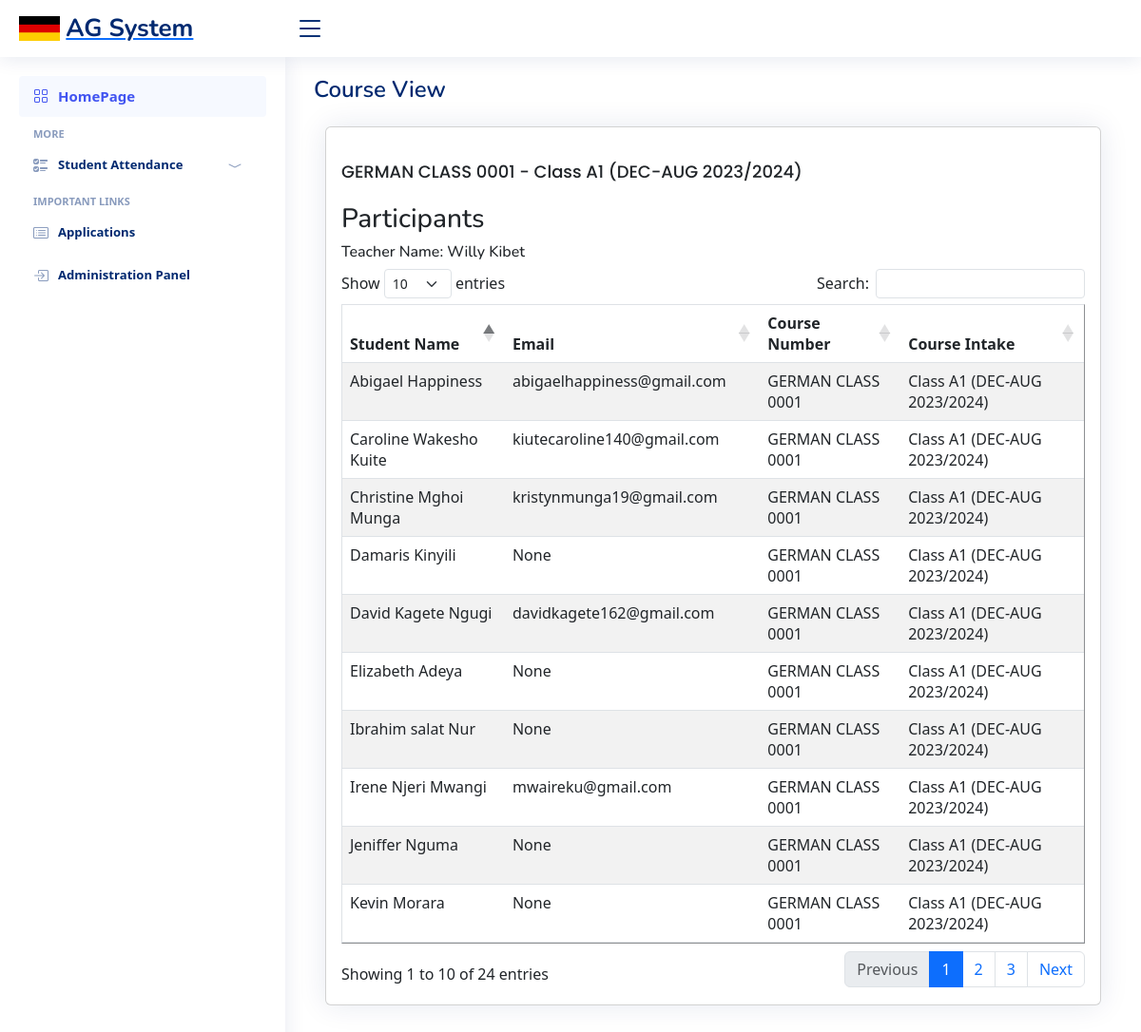
The page /course_view (signed in) on the database its author committed.
### crmpage/models.py (models this page shows, shortened)
class School(models.Model):
    course_class_no = models.CharField(max_length=255)
    course_intake = models.CharField(max_length=255)
    lec_first_name = models.CharField(max_length=255)
    lec_last_name = models.CharField(max_length=255)
    lec_phone_number = models.CharField(max_length=50, blank=True, null=True, unique=True)
    lec_email_address = models.EmailField(max_length=70, blank=True, null=True, unique=True)
    lec_class_name = models.CharField(max_length=255)

class Student(models.Model):
    student_first_name = models.CharField(max_length=255)
    student_second_name = models.CharField(max_length=255)
    student_phone_number = models.CharField(max_length=50, blank=True, null=True, unique=True)
    student_email_address = models.EmailField(max_length=70, blank=True, null=True, unique=True)
    course_class_no = models.CharField(max_length=255)
    course_intake = models.CharField(max_length=255)

### crmpage/views.py (the view)
# urls.py: path('course_view', views.CourseView, name="course_view"),
def CourseView(request):
    school = School.objects.all()
    all_students = Student.objects.all()
    context = {'school': school, 'all_students': all_students}
    return render(request, 'course_view.html', context)

### crmpage/templates/course_view.html (shortened to what this page needs)
{% load static %}
<html lang="en">
<head>
    <link href="{% static 'vendor/bootstrap/css/bootstrap.min.css' %}" rel="stylesheet">
    <link href="{% static 'vendor/bootstrap-icons/bootstrap-icons.css' %}" rel="stylesheet">
    <link href="{% static 'vendor/boxicons/css/boxicons.min.css' %}" rel="stylesheet">
    <link href="{% static 'vendor/quill/quill.snow.css' %}" rel="stylesheet">
    <link href="{% static 'vendor/quill/quill.bubble.css' %}" rel="stylesheet">
    <link href="{% static 'vendor/remixicon/remixicon.css' %}" rel="stylesheet">
    <link href="{% static 'vendor/simple-datatables/style.css' %}" rel="stylesheet">
    <link href="{% static '/css/style.css' %}" rel="stylesheet">
    <link rel="stylesheet" href="https://cdnjs.cloudflare.com/ajax/libs/twitter-bootstrap/5.3.0/css/bootstrap.min.css">
    <link rel="stylesheet" href="https://cdn.datatables.net/1.13.7/css/dataTables.bootstrap5.min.css">
</head>
<body>
<header id="header" class="header fixed-top d-flex align-items-center">
    <div class="d-flex align-items-center justify-content-between">
        <a href="/" class="logo d-flex align-items-center">
            <img src="{% static 'img/german_flag.png' %}" alt="">
            <span class="d-none d-lg-block">AG System</span>
        </a>
        <i class="bi bi-list toggle-sidebar-btn"></i>
    </div>
</header>
{% if user.is_authenticated %}
<aside id="sidebar" class="sidebar">
    <ul class="sidebar-nav" id="sidebar-nav">
        <li class="nav-item">
            <a class="nav-link " href="/">
                <i class="bi bi-grid"></i>
                <span>HomePage</span>
            </a>
        </li>
        <li class="nav-heading">More</li>
        <li class="nav-item">
            <a class="nav-link collapsed" data-bs-target="#icons-nav" data-bs-toggle="collapse" href="#">
                <i class="bi bi-ui-checks"></i>
                <small> <span>Student Attendance</span></small>
                <i class="bi bi-chevron-compact-down ms-auto"></i>
            </a>
        </li>
                    <li class="nav-heading">Important Links</li>
      <li class="nav-item">
        <a class="nav-link collapsed" href="applications">
          <i class="bi bi-card-list"></i>
         <small><span>Applications</span></small>
        </a>
      </li>
      <li class="nav-item">
        <a class="nav-link collapsed" href="/admin">
          <i class="bi bi-box-arrow-in-right"></i>
         <small><span>Administration Panel</span></small>
        </a>
      </li>
    </ul>
</aside>
<main id="main" class="main">
    <div class="pagetitle">
       <h1>Course View </h1>
    </div>
    <div class="container mt-4">
        <div class="card recent-sales overflow-auto">
            <div class="card-body ">
{% for school in school %}
    <h5 class="card-title">{{ school.course_class_no }} - {{ school.course_intake }}</h5>
    <h3>Participants</h3>
    <h6>Teacher Name: {{ school.lec_first_name }} {{ school.lec_last_name }}</h6>
    <table id="example" class="table table-striped overflow-auto " border="1" style="width:100%">
        <thead>
            <tr>
                <th>Student Name</th>
                <th>Email</th>
                <th>Course Number</th>
                <th>Course Intake</th>
            </tr>
        </thead>
        <tbody>
            {% for student in all_students %}
                {% if student.course_class_no == school.course_class_no and student.course_intake == school.course_intake %}
                    <tr>
                        <td>{{ student.student_first_name }} {{ student.student_second_name }}</td>
                        <td>{{ student.student_email_address }}</td>
                        <td>{{ student.course_class_no }}</td>
                        <td>{{ student.course_intake }}</td>
                    </tr>
                {% endif %}
            {% endfor %}
        </tbody>
    </table>
{% endfor %}
            </div>
        </div>
    </div>
    {% endif %}
</main>
</body>
</html>

### crmpage/static/css/style.css (style rules this page uses)
:root { scroll-behavior: smooth; }
body { font-family: "Open Sans", sans-serif; background: #f6f9ff; color: #444444; }
a { color: #4154f1; text-decoration: none; }
h1, h2, h3, h4, h5, h6 { font-family: "Nunito", sans-serif; }
#main { margin-top: 60px; padding: 20px 30px; transition: all 0.3s; }
.pagetitle { margin-bottom: 10px; }
.pagetitle h1 { font-size: 24px; margin-bottom: 0; font-weight: 600; color: #012970; }
.card { margin-bottom: 30px; border: none; border-radius: 5px; box-shadow: 0px 0 30px rgba(1, 41, 112, 0.1); }
.card-title { padding: 20px 0 15px 0; font-size: 18px; font-weight: 500; color: #012970; font-family: "Poppins", sans-serif; }
.card-body { padding: 0 20px 20px 20px; }
.logo { line-height: 1; }
@media (min-width: 1200px) { .logo { width: 280px; } }
.logo img { max-height: 26px; margin-right: 6px; }
.logo span { font-size: 26px; font-weight: 700; color: #012970; font-family: "Nunito", sans-serif; }
.header { transition: all 0.5s; z-index: 997; height: 60px; box-shadow: 0px 2px 20px rgba(1, 41, 112, 0.1); background-color: #fff; padding-left: 20px; }
.header .toggle-sidebar-btn { font-size: 32px; padding-left: 10px; cursor: pointer; color: #012970; }
.sidebar { position: fixed; top: 60px; left: 0; bottom: 0; width: 300px; z-index: 996; transition: all 0.3s; padding: 20px; overflow-y: auto; scrollbar-width: thin; scrollbar-color: #aab7cf transparent; box-shadow: 0px 0px 20px rgba(1, 41, 112, 0.1); background-color: #fff; }
@media (min-width: 1200px) { #main, #footer { margin-left: 300px; } }
.sidebar-nav { padding: 0; margin: 0; list-style: none; }
.sidebar-nav li { padding: 0; margin: 0; list-style: none; }
.sidebar-nav .nav-item { margin-bottom: 5px; }
.sidebar-nav .nav-heading { font-size: 11px; text-transform: uppercase; color: #899bbd; font-weight: 600; margin: 10px 0 5px 15px; }
.sidebar-nav .nav-link { display: flex; align-items: center; font-size: 15px; font-weight: 600; color: #4154f1; transition: 0.3; background: #f6f9ff; padding: 10px 15px; border-radius: 4px; }
.sidebar-nav .nav-link i { font-size: 16px; margin-right: 10px; color: #4154f1; }
.sidebar-nav .nav-link.collapsed { color: #012970; background: #fff; }
.sidebar-nav .nav-link.collapsed i { color: #899bbd; }

### rows shown on the page
School: course_class_no "GERMAN CLASS 0001", course_intake "Class A1 (DEC-AUG 2023/2024)", lec_first_name "Willy", lec_last_name "Kibet"
Student: student_first_name "Ibrahim", student_second_name "salat Nur", student_email_address "None", course_class_no "GERMAN CLASS 0001", course_intake "Class A1 (DEC-AUG 2023/2024)"
Student: student_first_name "Jeniffer", student_second_name "Nguma", student_email_address "None", course_class_no "GERMAN CLASS 0001", course_intake "Class A1 (DEC-AUG 2023/2024)"
Student: student_first_name "David", student_second_name "Kagete Ngugi", student_email_address "davidkagete162@gmail.com", course_class_no "GERMAN CLASS 0001", course_intake "Class A1 (DEC-AUG 2023/2024)"
Student: student_first_name "Irene", student_second_name "Njeri Mwangi", student_email_address "mwaireku@gmail.com", course_class_no "GERMAN CLASS 0001", course_intake "Class A1 (DEC-AUG 2023/2024)"
Student: student_first_name "Elizabeth", student_second_name "Adeya", student_email_address "None", course_class_no "GERMAN CLASS 0001", course_intake "Class A1 (DEC-AUG 2023/2024)"
Student: student_first_name "Caroline", student_second_name "Wakesho Kuite", student_email_address "kiutecaroline140@gmail.com", course_class_no "GERMAN CLASS 0001", course_intake "Class A1 (DEC-AUG 2023/2024)"
Student: student_first_name "Christine", student_second_name "Mghoi Munga", student_email_address "kristynmunga19@gmail.com", course_class_no "GERMAN CLASS 0001", course_intake "Class A1 (DEC-AUG 2023/2024)"
Student: student_first_name "Abigael", student_second_name "Happiness", student_email_address "abigaelhappiness@gmail.com", course_class_no "GERMAN CLASS 0001", course_intake "Class A1 (DEC-AUG 2023/2024)"
Student: student_first_name "Damaris", student_second_name "Kinyili", student_email_address "None", course_class_no "GERMAN CLASS 0001", course_intake "Class A1 (DEC-AUG 2023/2024)"
Student: student_first_name "Kevin", student_second_name "Morara", student_email_address "None", course_class_no "GERMAN CLASS 0001", course_intake "Class A1 (DEC-AUG 2023/2024)"
